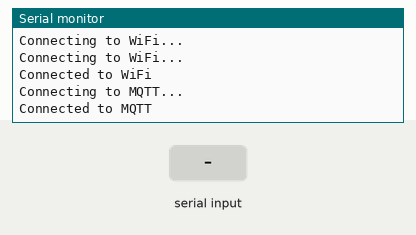
Recording of a sketch running on a simulated ESP32. On the bench: the last lines printed to the serial monitor. The inputs (shaded band) are chosen by the test bench. WiFi joins after 1.5 s; servers stay silent unless stated; no MQTT or app messages arrive unless stated.

Above: at 3.2 s.
3.3 s: "1\n" received over the second serial link
At 3.7 s:
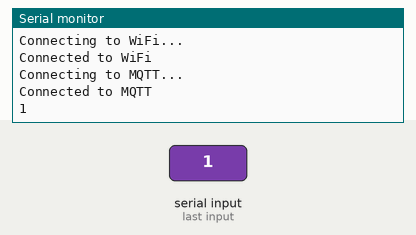
4.8 s: "0\n" received over the second serial link
At 7.3 s:
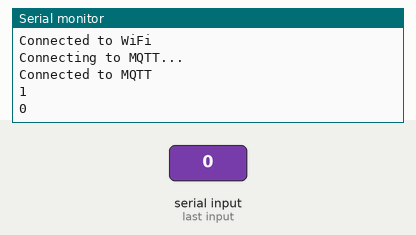

The sketch:

ESP32_REDEEM_BIN.ino
```cpp
#include <HardwareSerial.h>
#include <PubSubClient.h>
#include <WiFi.h>

HardwareSerial ScaleSerial(2); // Use Serial2 for communication with Arduino Uno

// Update these with your Wi-Fi credentials and MQTT broker details
const char* ssid = "project";
const char* password = "project@123";
const char* mqtt_server = "broker.hivemq.com";
const int mqtt_port = 1883; // Default MQTT port
const char* mqtt_username = "project";
const char* mqtt_password = "project@123";
const char* mqtt_topic = "load_cell";

WiFiClient espClient;
PubSubClient client(espClient);

String receivedData = ""; // To store the received data as a string

void setup() {
  Serial.begin(115200);
  ScaleSerial.begin(9600);

  // Connect to Wi-Fi
  WiFi.begin(ssid, password);
  while (WiFi.status() != WL_CONNECTED) {
    delay(1000);
    Serial.println("Connecting to WiFi...");
  }
  Serial.println("Connected to WiFi");

  // Set MQTT broker and credentials
  client.setServer(mqtt_server, mqtt_port);
  client.setCallback(callback);

  connectToMQTT();
}

void connectToMQTT() {
  while (!client.connected()) {
    Serial.println("Connecting to MQTT...");
     if (client.connect("Arduino", mqtt_username, mqtt_password)){
      Serial.println("Connected to MQTT");
      client.subscribe(mqtt_topic); // Subscribe to the same topic for two-way communication
    } else {
      Serial.print("MQTT connection failed, rc=");
      Serial.print(client.state());
      Serial.println(" Retrying in 5 seconds...");
      delay(5000);
    }
  }
}

void callback(char* topic, byte* payload, unsigned int length) {
  // Handle incoming MQTT messages here if needed
}

void loop() {
  if (!client.connected()) {
    connectToMQTT();
  }

  if (ScaleSerial.available()) {
    char c = ScaleSerial.read();
    Serial.write(c); // Forward data to Serial Monitor on ESP32

    // Collect received data into a string
    receivedData += c;

    // Check if you've received a complete message (e.g., terminated with '\n')
    if (c == '\n') {
      // Publish the received data as a string to the MQTT topic
      client.publish(mqtt_topic, receivedData.c_str());
      receivedData = ""; // Clear the received data
      delay(3000);
    }

  }

  client.loop();
}
```

Measured:
- after the input at 3.3 s, the serial monitor: prints a new line at once (image 1)
- after the input at 4.8 s, the serial monitor: prints a new line after 1.5 s (image 2)
